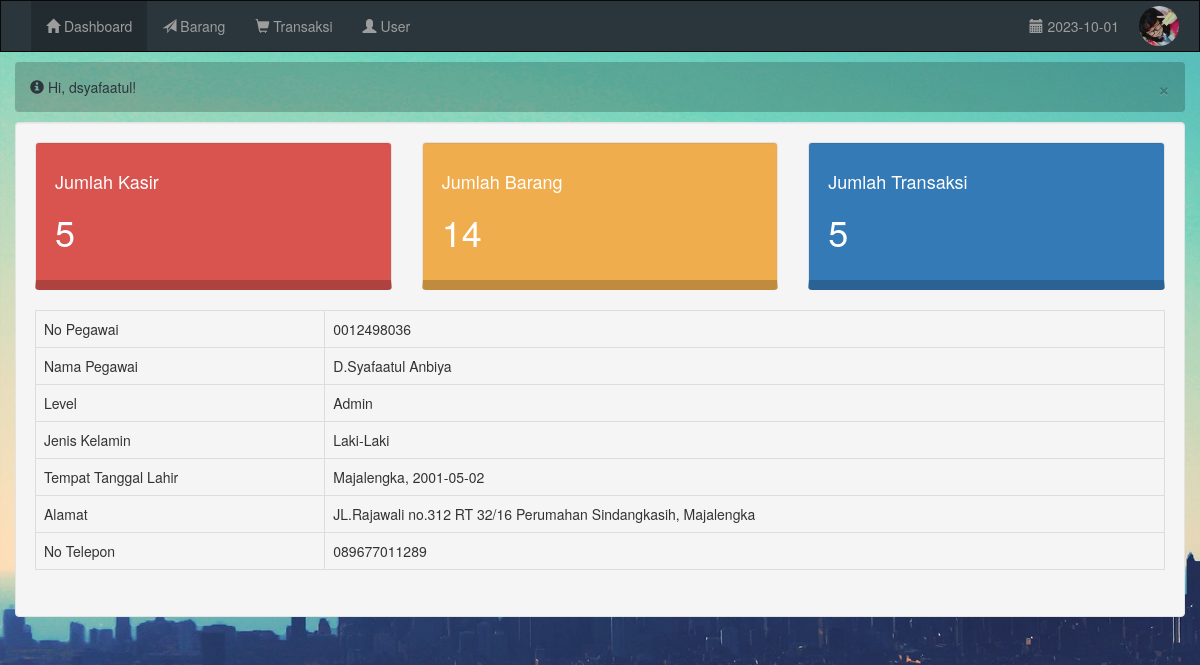
Page /index.php (signed in) on the committed database.
### tables this page shows
CREATE TABLE IF NOT EXISTS `tabel_kasir` (
  `no_pegawai` varchar(15) NOT NULL,
  `nama_kasir` varchar(50) NOT NULL,
  `jenis_kelamin` enum('L','P') NOT NULL,
  `tempat_lahir` varchar(50) NOT NULL,
  `tanggal_lahir` date NOT NULL,
  `alamat` varchar(100) NOT NULL,
  `no_telepon` varchar(50) NOT NULL,
  `foto_kasir` varchar(100) NOT NULL default 'user.jpg',
  PRIMARY KEY  (`no_pegawai`)
);

### default.php (the view)
<?php
$jumlah_user = mysql_result(mysql_query("SELECT count(*) FROM tabel_user"),0);
$jumlah_barang = mysql_result(mysql_query("SELECT count(*) FROM tabel_barang"),0);
$jumlah_transaksi = mysql_result(mysql_query("SELECT count(*) FROM tabel_transaksi WHERE status='yes'"),0);
?>
<div class="row">
<div class="col-xs-12 col-md-4">
	<div class="well bg-red" >
		<h4>Jumlah Kasir</h4>
		<h1><?php echo $jumlah_user ?></h1>
	</div>
</div>
<div class="col-xs-12 col-md-4">
	<div class="well bg-orange" >
		<h4>Jumlah Barang</h4>
		<h1><?php echo $jumlah_barang ?></h1>
	</div>
</div>
<div class="col-xs-12 col-md-4">
	<div class="well bg-blue" >
		<h4>Jumlah Transaksi</h4>
		<h1><?php echo $jumlah_transaksi ?></h1>
	</div>
</div>
</div>
		<div class="row">
			<?php
				$data_kasir_query = mysql_fetch_array(mysql_query("SELECT * FROM tabel_kasir WHERE no_pegawai='$no_pegawai'"));
			?>
			<div class="col-md-12">
				<table class="table table-bordered table-responsive table-hover">
					<tr>
						<td>No Pegawai</td>
						<td><?php echo $data_kasir_query[0]; ?></td>
					</tr>
					<tr>
						<td>Nama Pegawai</td>
						<td><?php echo $data_kasir_query[1]; ?></td>
					</tr>
					<tr>
						<td>Level</td>
						<td><?php echo $level; ?></td>
					</tr>
					<tr>
						<td>Jenis Kelamin</td>
						<td>
							<?php
								if($data_kasir_query[2]=="L"){
									echo "Laki-Laki";
								}else{
									echo "Perempuan";
								}
							?>
						</td>
					</tr>
					<tr>
						<td>Tempat Tanggal Lahir</td>
						<td>
							<?php
								echo $data_kasir_query[3].", ".$data_kasir_query[4];
							?>
						</td>
					</tr>
					<tr>
						<td>Alamat</td>
						<td><?php echo $data_kasir_query[5]; ?></td>
					</tr>
					<tr>
						<td>No Telepon</td>
						<td>
							<?php echo $data_kasir_query[6]; ?>
						</td>
					</tr>
				</table>
			</div>
		</div>

### index.php (shortened to what this page needs)
<?php
	if(empty($_SESSION['username']) AND empty($_SESSION['password'])){
		header("location: login.php");
	}else{
		$level = $_SESSION['level'];
		$username = $_SESSION['username'];
		$no_pegawai = $_SESSION['no_pegawai'];
	if($level=="Admin"){
		$list_user = "<li>
						<a href=\"#\" class=\"dropdown-toggle\" data-toggle=\"dropdown\" data-target=\"dropdown-menu\">
						<span class=\"glyphicon glyphicon-user\" ></span>
						User
						</a>
						<ul class=\"dropdown-menu\">
							<li><a href=\"index.php?link=list_user\" >Kasir</a></li>
							<li><a href=\"index.php?link=list_kasir\" >Pegawai</a></li>
						</ul>
					</li>";
	}
?>
<!DOCTYPE html>
<html lang="en">
<head>
	<link rel="stylesheet" href="assets/css/style.css" />
	<link rel="stylesheet" href="assets/css/bootstrap.css">
</head>
<body>
	<div class="container-fluid">
		<div class="row">
			<nav class="navbar navbar-inverse" style="background-color: #2A363B;border-radius: 0px;margin-bottom: 10px;box-sizing: border-box;">
				<div class="container-fluid">
					<div class="collapse navbar-collapse" id="menu">
						<div class="navbar-left">
							<ul class="nav navbar-nav">
								<li>
									<a href="index.php">
										<span class="glyphicon glyphicon-home"></span>
										Dashboard
									</a>
								</li>
								<li>
									<a href="index.php?link=list_barang">
										<span class="glyphicon glyphicon-send"></span>
										Barang
									</a>
								</li>
								<li>
									<a href="index.php?link=list_transaksi">
										<span class="glyphicon glyphicon-shopping-cart"></span>
										Transaksi
									</a>
								</li>
								<?php
									echo $list_user;
								?>
							</ul>
						</div>
				    		<ul class="nav navbar-nav navbar-right">
				    			<li class="navbar-text" style="text-align: center;">
				    				<span class="glyphicon glyphicon-calendar"></span>
				    				<?php echo date("Y-m-d") ?>
				    				</li>
				    			<li class="dropdown center-block">
				    				<a href="#" class="dropdown-toggle" data-toggle="dropdown" style="padding: 5px;background-color: transparent;">
				    					<?php
				    						$foto = mysql_result(mysql_query("SELECT foto_kasir FROM tabel_kasir WHERE no_pegawai='$no_pegawai'"), 0);
				    					?>
				    					<img src="assets/img/<?php echo $foto; ?>" alt="" class="img-circle center-block" style="width: 40px;height: 40px;"></a>
				    			</li>
				    		</ul>
					</div>
				  </div>
			</nav>
		</div>
		<div class="row">
		<div class="col-md-12">
			<div class="alert alert-success" style="background-color: rgba(0,0,0,0.2);color: #2A363B;border: 0;margin-bottom: 10px">
				<span class='glyphicon glyphicon-info-sign'></span>
				<span>Hi, <?php echo $username; ?>!</span>
				<span class="close" data-dismiss="">&times;</span>
			</div>
			<div class="well" style="height: 495px;overflow: scroll;">
				<?php include("link.php") ?>
			</div>
		</div>
		</div>
	</div>
</body>
</html>
<?php
	}
?>

### assets/css/style.css (style rules this page uses)
body { background-color: #fff; background-image: url("../img/background.jpg"); background-size: cover; background-attachment: fixed; padding: 0px; margin: 0px; }

### index.php (style rules this page uses)
.bg-blue { color: white; background-color: #337ab7; border-bottom: 10px solid rgba(0,0,0,0.2); }
.bg-orange { color: white; background-color: #f0ad4e; border-bottom: 10px solid rgba(0,0,0,0.2); }
.bg-red { color: white; background-color: #d9534f; border-bottom: 10px solid rgba(0,0,0,0.2); }
.active { background-color: rgba(0,0,0,0.2); }

### rows in the picture
tabel_kasir: foto_kasir (picture), no_pegawai "0012498036", nama_kasir "D.Syafaatul Anbiya", tempat_lahir "Majalengka", tanggal_lahir "2001-05-02", alamat "JL.Rajawali no.312 RT 32/16 Perumahan Sindangkasih, Majalengka", no_telepon "089677011289"

### other values in the picture
$username "dsyafaatul"
$jumlah_user "5"
$jumlah_barang "14"
$jumlah_transaksi "5"
$level "Admin"
